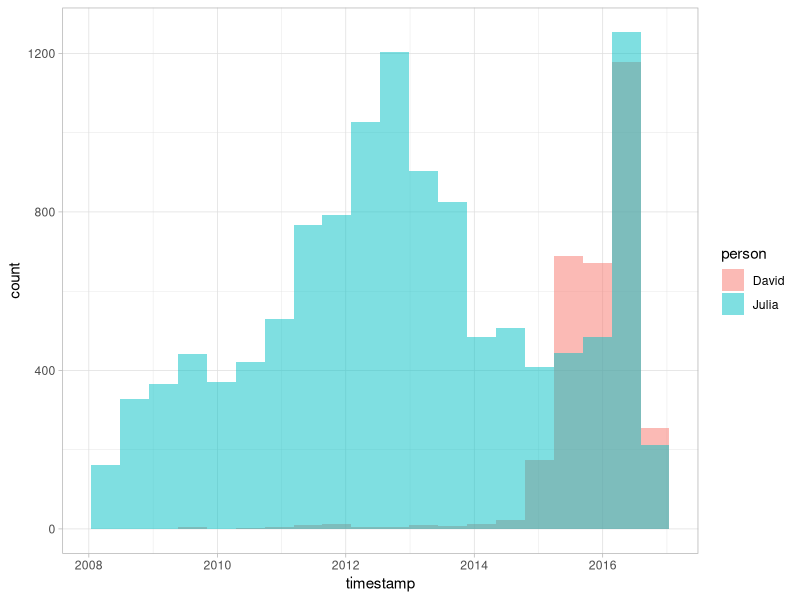
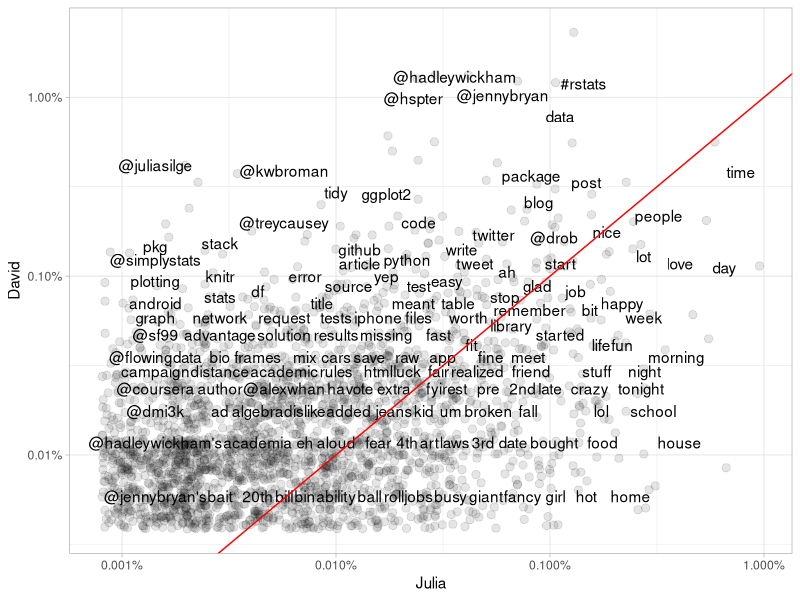
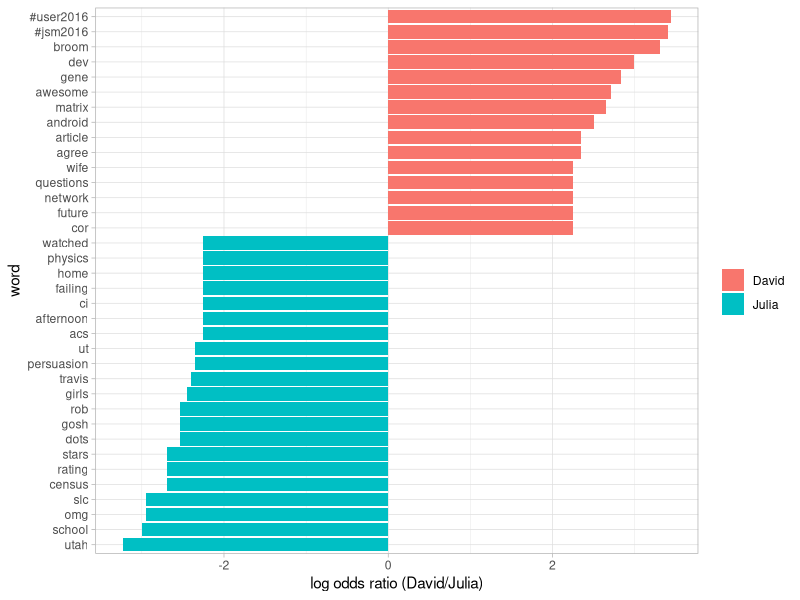

Reproduce these figures in R, in order. (Note: this script raises an error after producing the figures.)
## ---- chunk 1
library(knitr)
opts_chunk$set(message = FALSE, warning = FALSE, cache = TRUE, cache.lazy = FALSE)
options(width = 100, dplyr.width = 100)
library(ggplot2)
theme_set(theme_light())
## ---- chunk 2
library(lubridate)
library(ggplot2)
library(dplyr)
library(readr)

tweets_julia <- read_csv("data/tweets_julia.csv")
tweets_dave <- read_csv("data/tweets_dave.csv")
tweets <- bind_rows(tweets_julia %>% 
                      mutate(person = "Julia"),
                    tweets_dave %>% 
                      mutate(person = "David")) %>%
  mutate(timestamp = ymd_hms(timestamp))

ggplot(tweets, aes(x = timestamp, fill = person)) +
  geom_histogram(alpha = 0.5, position = "identity", bins = 20)
## ---- chunk 3
library(tidytext)
library(stringr)

reg <- "([^A-Za-z_\\d#@']|'(?![A-Za-z_\\d#@]))"
tidy_tweets <- tweets %>% 
  filter(!str_detect(text, "^RT")) %>%
  mutate(text = str_replace_all(text, 
                                "https://t.co/[A-Za-z\\d]+|http://[A-Za-z\\d]+|&amp;|&lt;|&gt;|RT|https", 
                                "")) %>%
  unnest_tokens(word, text, token = "regex", pattern = reg) %>%
  filter(!word %in% stop_words$word,
         str_detect(word, "[a-z]"))
## ---- chunk 4
frequency <- tidy_tweets %>% 
  group_by(person) %>% 
  count(word, sort = TRUE) %>% 
  left_join(tidy_tweets %>% 
              group_by(person) %>% 
              summarise(total = n())) %>%
  mutate(freq = n/total)

frequency
## ---- chunk 5
library(tidyr)

frequency <- frequency %>% 
  select(person, word, freq) %>% 
  spread(person, freq) %>%
  arrange(Julia, David)

frequency
## ---- chunk 6
library(scales)

ggplot(frequency, aes(Julia, David)) +
  geom_jitter(alpha = 0.1, size = 2.5, width = 0.25, height = 0.25) +
  geom_text(aes(label = word), check_overlap = TRUE, vjust = 1.5) +
  scale_x_log10(labels = percent_format()) +
  scale_y_log10(labels = percent_format()) +
  geom_abline(color = "red")
## ---- chunk 7
tidy_tweets <- tidy_tweets %>%
  filter(timestamp >= as.Date("2016-01-01"),
         timestamp < as.Date("2017-01-01"))
## ---- chunk 8
word_ratios <- tidy_tweets %>%
  filter(!str_detect(word, "^@")) %>%
  count(word, person) %>%
  filter(sum(n) >= 10) %>%
  spread(person, n, fill = 0) %>%
  ungroup() %>%
  mutate_each(funs((. + 1) / sum(. + 1)), -word) %>%
  mutate(logratio = log(David / Julia)) %>%
  arrange(desc(logratio))
## ---- chunk 9
word_ratios %>% 
  arrange(abs(logratio))
## ---- chunk 10
word_ratios %>%
  group_by(logratio < 0) %>%
  top_n(15, abs(logratio)) %>%
  ungroup() %>%
  mutate(word = reorder(word, logratio)) %>%
  ggplot(aes(word, logratio, fill = logratio < 0)) +
  geom_col() +
  coord_flip() +
  ylab("log odds ratio (David/Julia)") +
  scale_fill_discrete(name = "", labels = c("David", "Julia"))
## ---- chunk 11
words_by_time <- tidy_tweets %>%
  filter(!str_detect(word, "^@")) %>%
  mutate(time_floor = floor_date(timestamp, unit = "1 month")) %>%
  count(time_floor, person, word) %>%
  ungroup() %>%
  group_by(person, time_floor) %>%
  mutate(time_total = sum(n)) %>%
  group_by(word) %>%
  mutate(word_total = sum(n)) %>%
  ungroup() %>%
  rename(count = n) %>%
  filter(word_total > 30)

words_by_time
## ---- chunk 12
nested_data <- words_by_time %>%
  nest(-word, -person) 

nested_data
## ---- chunk 13
library(purrr)

nested_models <- nested_data %>%
  mutate(models = map(data, ~ glm(cbind(count, time_total) ~ time_floor, ., 
                                  family = "binomial")))

nested_models
## ---- chunk 14
library(broom)

slopes <- nested_models %>%
  unnest(map(models, tidy)) %>%
  filter(term == "time_floor") %>%
  mutate(adjusted.p.value = p.adjust(p.value))
## ---- chunk 15
top_slopes <- slopes %>% 
  filter(adjusted.p.value < 0.1)

top_slopes
## ---- chunk 16
words_by_time %>%
  inner_join(top_slopes, by = c("word", "person")) %>%
  filter(person == "David") %>%
  ggplot(aes(time_floor, count/time_total, color = word)) +
  geom_line(size = 1.3) +
  labs(x = NULL, y = "Word frequency")
## ---- chunk 17
words_by_time %>%
  inner_join(top_slopes, by = c("word", "person")) %>%
  filter(person == "Julia") %>%
  ggplot(aes(time_floor, count/time_total, color = word)) +
  geom_line(size = 1.3) +
  labs(x = NULL, y = "Word frequency")
## ---- chunk 18
tweets_julia <- read_csv("data/juliasilge_tweets.csv")
tweets_dave <- read_csv("data/drob_tweets.csv")
tweets <- bind_rows(tweets_julia %>% 
                      mutate(person = "Julia"),
                    tweets_dave %>% 
                      mutate(person = "David")) %>%
  mutate(created_at = ymd_hms(created_at))
## ---- chunk 19
tidy_tweets <- tweets %>% 
  filter(!str_detect(text, "^(RT|@)")) %>%
  mutate(text = str_replace_all(text, 
                                "https://t.co/[A-Za-z\\d]+|http://[A-Za-z\\d]+|&amp;|&lt;|&gt;|RT|https", 
                                "")) %>%
  unnest_tokens(word, text, token = "regex", pattern = reg) %>%
  anti_join(stop_words)

tidy_tweets
## ---- chunk 20
totals <- tidy_tweets %>% 
  group_by(person, id) %>% 
  summarise(rts = sum(retweets)) %>% 
  group_by(person) %>% 
  summarise(total_rts = sum(rts))

totals
## ---- chunk 21
word_by_rts <- tidy_tweets %>% 
  group_by(id, word, person) %>% 
  summarise(rts = first(retweets)) %>% 
  group_by(person, word) %>% 
  summarise(retweets = median(rts), uses = n()) %>%
  left_join(totals) %>%
  filter(retweets != 0) %>%
  ungroup()

word_by_rts %>% 
  filter(uses >= 5) %>%
  arrange(desc(retweets))
## ---- chunk 22
word_by_rts %>%
  filter(uses >= 5) %>%
  group_by(person) %>%
  top_n(10, retweets) %>%
  arrange(retweets) %>%
  mutate(word = factor(word, unique(word))) %>%
  ungroup() %>%
  ggplot(aes(word, retweets, fill = person)) +
  geom_col(show.legend = FALSE) +
  facet_wrap(~ person, scales = "free", ncol = 2) +
  coord_flip() +
  labs(x = NULL, 
       y = "Median # of retweets for tweets containing each word")
## ---- chunk 23
totals <- tidy_tweets %>% 
  group_by(person, id) %>% 
  summarise(favs = sum(favorites)) %>% 
  group_by(person) %>% 
  summarise(total_favs = sum(favs))

word_by_favs <- tidy_tweets %>% 
  group_by(id, word, person) %>% 
  summarise(favs = first(favorites)) %>% 
  group_by(person, word) %>% 
  summarise(favorites = median(favs), uses = n()) %>%
  left_join(totals) %>%
  filter(favorites != 0) %>%
  ungroup()
## ---- chunk 24
word_by_favs %>%
  filter(uses >= 5) %>%
  group_by(person) %>%
  top_n(10, favorites) %>%
  arrange(favorites) %>%
  mutate(word = factor(word, unique(word))) %>%
  ungroup() %>%
  ggplot(aes(word, favorites, fill = person)) +
  geom_col(show.legend = FALSE) +
  facet_wrap(~ person, scales = "free", ncol = 2) +
  coord_flip() +
  labs(x = NULL, 
       y = "Median # of favorites for tweets containing each word")
